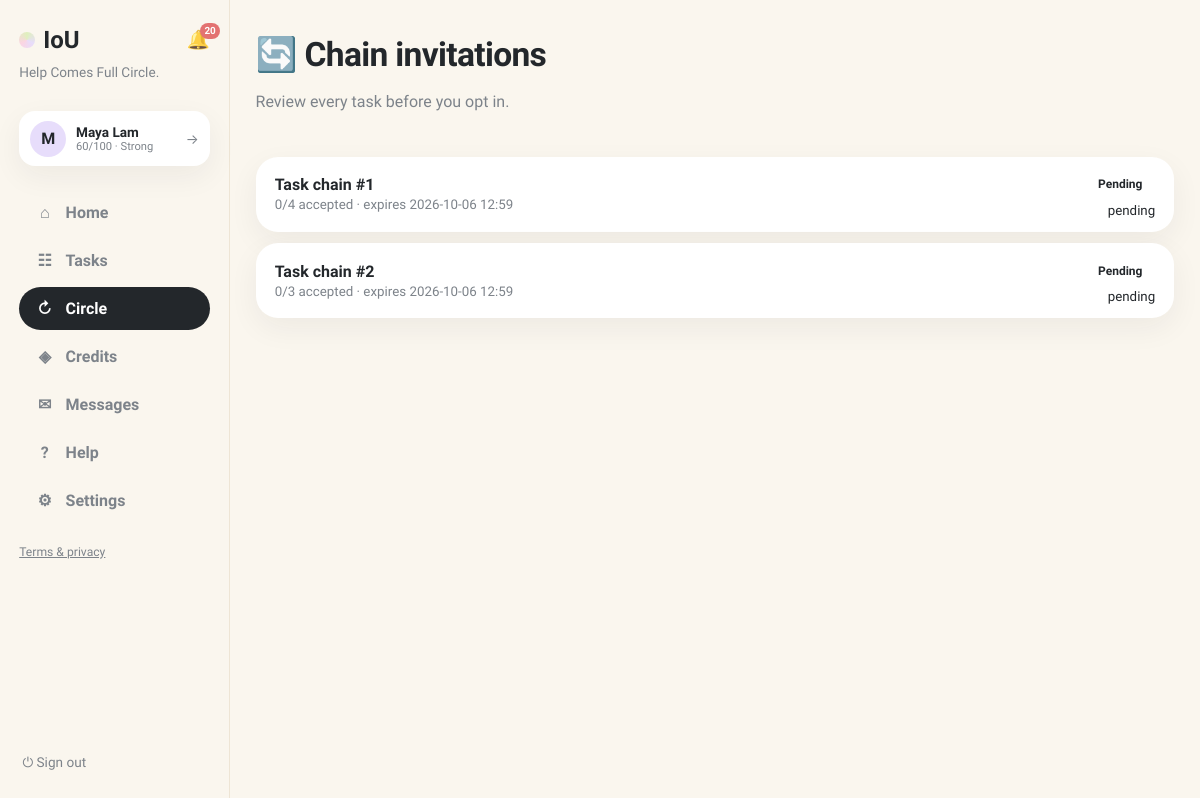
The app's page /chain-invitations (signed in) with its own data.
### tables this page shows
CREATE TABLE users (
                id INTEGER PRIMARY KEY, name TEXT NOT NULL, email TEXT UNIQUE NOT NULL,
                password TEXT NOT NULL, balance INTEGER NOT NULL DEFAULT 0,
                held_balance INTEGER NOT NULL DEFAULT 0,
                is_moderator INTEGER NOT NULL DEFAULT 0
            , language TEXT NOT NULL DEFAULT 'en', address TEXT, district TEXT, hkid TEXT, address_id TEXT, age INTEGER, birthday TEXT, skills TEXT NOT NULL DEFAULT '', community_helper INTEGER NOT NULL DEFAULT 0, created_at TEXT, consent_analytics INTEGER NOT NULL DEFAULT 0, reliability INTEGER NOT NULL DEFAULT 60, account_status TEXT NOT NULL DEFAULT 'active', analytics_consent INTEGER NOT NULL DEFAULT 0, username TEXT, bio TEXT, verification_identity TEXT NOT NULL DEFAULT 'unverified', verification_neighbourhood TEXT NOT NULL DEFAULT 'unverified', vis_photo INTEGER NOT NULL DEFAULT 1, vis_neighbourhood INTEGER NOT NULL DEFAULT 1, vis_skills INTEGER NOT NULL DEFAULT 1, vis_bio INTEGER NOT NULL DEFAULT 1, vis_completed INTEGER NOT NULL DEFAULT 1, vis_circle INTEGER NOT NULL DEFAULT 1, circle_enabled INTEGER NOT NULL DEFAULT 1);

CREATE TABLE chain_proposals (
                id INTEGER PRIMARY KEY, status TEXT NOT NULL DEFAULT 'pending',
                balancing_amount INTEGER NOT NULL DEFAULT 0,
                balance_explanation TEXT NOT NULL, created_at TEXT NOT NULL,
                expires_at TEXT NOT NULL, activated_at TEXT, cancelled_at TEXT
            );

### app.py (the view)
@app.get("/chain-invitations", response_class=HTMLResponse)
def chain_invitations(request: Request):
    user = current_user(request)
    if not user:
        return RedirectResponse("/login", status_code=303)
    with db() as connection:
        expire_chain_proposals(connection)
        ensure_chain_invitations(connection)
        proposals = connection.execute(
            """SELECT cp.*, cm.response, COUNT(allm.user_id) member_count,
                      SUM(allm.response='accepted') accepted_count
               FROM chain_proposals cp JOIN chain_members cm ON cm.proposal_id=cp.id
               JOIN chain_members allm ON allm.proposal_id=cp.id
               WHERE cm.user_id=? GROUP BY cp.id ORDER BY cp.created_at DESC""",
            (user["id"],)).fetchall()
    return render(request, "chain_invitations.html", page="circle", proposals=proposals)

### templates/chain_invitations.html (shortened to what this page needs)
{% extends "base.html" %}
{% block content %}
<header class="page-head"><div><h1>🔄 Chain invitations</h1><p class="muted">Review every task before you opt in.</p></div></header>
<div class="exchange-table">
{% for p in proposals %}
  <a class="exchange-row card" href="/chains/{{ p.id }}"><div class="ex-main"><b>Task chain #{{ p.id }}</b><small class="muted">{{ p.accepted_count }}/{{ p.member_count }} accepted · expires {{ p.expires_at[:16].replace('T',' ') }}</small></div><div class="ex-side"><span class="status">{{ p.status }}</span><small>{{ p.response }}</small></div></a>
{% else %}<div class="card"><p class="empty">No chain invitations yet. <a href="/chains/suggestions">Find a circular match →</a></p></div>{% endfor %}
</div>
{% endblock %}

### templates/base.html (shortened to what this page needs)
<!doctype html>
<html lang="en"><head><link rel="stylesheet" href="/static/style.css"></head>
<body class="app-body">
<nav class="sidebar">
  <div class="brand-row">
    <a class="brand" href="/"><span class="brand-dot"></span>IoU</a>
    {% if user %}
    <a class="bell {% if page == 'notifications' %}active{% endif %}" href="/notifications" title="Notifications">🔔{% if unread_notifs or unread_msgs %}<span class="bell-badge">{{ (unread_notifs or 0) + (unread_msgs or 0) }}</span>{% endif %}</a>
    {% endif %}
  </div>
  <p class="brand-tag">Help Comes Full Circle.</p>
  {% if user %}
  <a class="side-user" href="/profile" title="Your profile">
    <div class="avatar">{{ user.name[0] }}</div>
    {% set sc = user.reliability if user.reliability is not none else 60 %}
    {% set lab = 'Suspended' if sc <= 0 else ('Restricted' if sc < 30 else ('Limited' if sc < 60 else ('Strong' if sc < 80 else 'Excellent'))) %}
    <div class="sidebar-user-meta"><b>{{ user.name }}</b>
      <small>{{ sc }}/100 · {{ lab }}</small>
    </div>
    <span class="side-user-arrow">→</span>
  </a>
  <div class="nav-links">
    <a class="nav-link {% if page == 'home' %}active{% endif %}" href="/"><span class="nav-ico">⌂</span>Home</a>
    <a class="nav-link {% if page == 'browse' %}active{% endif %}" href="/browse"><span class="nav-ico">☷</span>Tasks</a>
    <a class="nav-link {% if page == 'circle' %}active{% endif %}" href="/chain-invitations"><span class="nav-ico">↻</span>Circle{% if circle_pending %}<span class="unread-dot"></span>{% endif %}</a>
    <a class="nav-link {% if page == 'credits' %}active{% endif %}" href="/history"><span class="nav-ico">◈</span>Credits</a>
    <a class="nav-link {% if page == 'messages' %}active{% endif %}" href="/messages"><span class="nav-ico">✉</span>Messages{% if unread_msgs %}<span class="unread-dot"></span>{% endif %}</a>
    <a class="nav-link {% if page == 'help' %}active{% endif %}" href="/help"><span class="nav-ico">?</span>Help</a>
    <a class="nav-link {% if page == 'account' %}active{% endif %}" href="/account"><span class="nav-ico">⚙</span>Settings</a>
  </div>
  <p class="nav-footer"><a href="/legal">Terms &amp; privacy</a></p>
  <form method="post" action="/logout" class="side-logout"><button class="link-button" title="Sign out">⏻ Sign out</button></form>
  {% else %}
  <div class="nav-links">
    <a class="nav-link" href="/login"><span class="nav-ico">→</span>Sign in</a>
    <a class="nav-link" href="/register"><span class="nav-ico">＋</span>Create account</a>
  </div>
  <p class="nav-footer"><a href="/legal">Terms &amp; privacy</a></p>
  {% endif %}
</nav>
<main class="content {% block content_class %}{% endblock %}">{% block content %}{% endblock %}</main>
</body></html>

### static/style.css (style rules this page uses)
:root { --bg:#faf6ee; --ink:#23272b; --muted:#7d838a; --line:#eee5d5; --yellow:#fdeab2; --green:#dff0bd; --pink:#fbd5e2; --purple:#e7ddfb; --blue:#d7eafb; --peach:#fbdfca; --card:#ffffff; --shadow:0 10px 30px rgba(35,39,43,.06); --radius:22px; }
* { box-sizing:border-box }
body { margin:0;font-family:Sora,Inter,system-ui,sans-serif;color:var(--ink);background:var(--bg) }
h1 { font-size:2.1rem;font-weight:800;margin:.2rem 0;letter-spacing:-.02em }
p { line-height:1.55 }
a { color:inherit }
.muted,.empty { color:var(--muted) }
.app-body { display:flex;min-height:100vh }
.sidebar { width:230px;flex-shrink:0;padding:1.6rem 1.2rem;display:flex;flex-direction:column;gap:.4rem;border-right:1px solid var(--line);position:sticky;top:0;height:100vh }
.brand { display:flex;align-items:center;gap:.5rem;font-size:1.5rem;font-weight:800;text-decoration:none }
.brand-dot { width:16px;height:16px;border-radius:50%;background:conic-gradient(var(--green),var(--purple),var(--pink),var(--green));display:inline-block }
.brand-tag { color:var(--muted);font-size:.85rem;margin:.2rem 0 1.4rem 0;line-height:1.4 }
.nav-links { display:flex;flex-direction:column;gap:.4rem }
.nav-link { display:flex;align-items:center;gap:.7rem;text-decoration:none;font-weight:600;padding:.7rem 1rem;border-radius:999px;color:var(--muted) }
.nav-link.active { background:var(--ink);color:#fff }
.nav-ico { width:1.2rem;text-align:center }
.avatar { width:36px;height:36px;border-radius:50%;background:var(--purple);display:flex;align-items:center;justify-content:center;font-weight:800 }
.sidebar-user-meta { flex:1;min-width:0 }
.sidebar-user-meta b { display:block;font-size:.85rem;white-space:nowrap;overflow:hidden;text-overflow:ellipsis }
.sidebar-user-meta small { color:var(--muted);font-size:.7rem;display:block;white-space:nowrap;overflow:hidden;text-overflow:ellipsis }
.link-button { background:none;border:0;font-size:1.1rem;cursor:pointer;color:var(--muted);padding:.2rem }
.content { flex:1;max-width:1600px;margin:0 auto;padding:2.4rem clamp(1.2rem,3.5vw,3.5rem) 5rem;width:100% }
@media (max-width:1250px) { .content { padding:2rem 1.6rem 4rem } }
.page-head { display:flex;justify-content:space-between;align-items:flex-start;gap:1rem;margin-bottom:1.6rem }
.card { background:var(--card);border-radius:var(--radius);padding:1.3rem 1.4rem;box-shadow:var(--shadow) }
button { font:inherit;cursor:pointer }
.status { font-size:.75rem;font-weight:700;padding:.4rem .8rem;border-radius:999px;white-space:nowrap;text-transform:capitalize }
.bell { display:inline-flex;position:relative;font-size:1.15rem;text-decoration:none;margin-top:.6rem;opacity:.85 }
.bell-badge { position:absolute;top:-6px;right:-10px;background:#e05c5c;color:#fff;font-size:.62rem;font-weight:700;min-width:16px;height:16px;border-radius:8px;display:flex;align-items:center;justify-content:center;padding:0 4px }
.exchange-row { display:flex;align-items:center;gap:1rem;padding:.9rem 1.2rem;text-decoration:none;color:inherit }
.exchange-row b { flex:1 }
.exchange-table { display:flex;flex-direction:column;gap:.7rem }
.ex-main { flex:1;min-width:0 }
.ex-main b { display:block }
.ex-side { display:flex;flex-direction:column;align-items:flex-end;gap:.3rem;flex-shrink:0 }
.brand-row { display:flex;align-items:center;justify-content:space-between;gap:.5rem }
.brand-row .bell { margin-top:0 }
.side-user { display:flex;align-items:center;gap:.6rem;background:var(--card);border-radius:16px;padding:.6rem .7rem;box-shadow:var(--shadow);text-decoration:none;color:inherit;margin-bottom:1.2rem }
.side-user-arrow { color:var(--muted);font-size:.85rem }
.side-logout { margin-top:auto }
.side-logout .link-button { font-size:.85rem;display:flex;align-items:center;gap:.4rem }
.nav-footer { font-size:.76rem;color:var(--muted);margin-top:1rem }

### records on screen
users: name "M", name "Maya Lam"
chain_proposals: id "1", accepted_count "0", member_count "4", expires_at "2026-10-06 12:59", status "Pending", response "pending"
chain_proposals: id "2", accepted_count "0", member_count "3", expires_at "2026-10-06 12:59", status "Pending", response "pending"

### other values on screen
{{ (unread_notifs or 0) + (unread_msgs or 0) }} "20"
{{ sc }} "60"
{{ lab }} "Strong"
